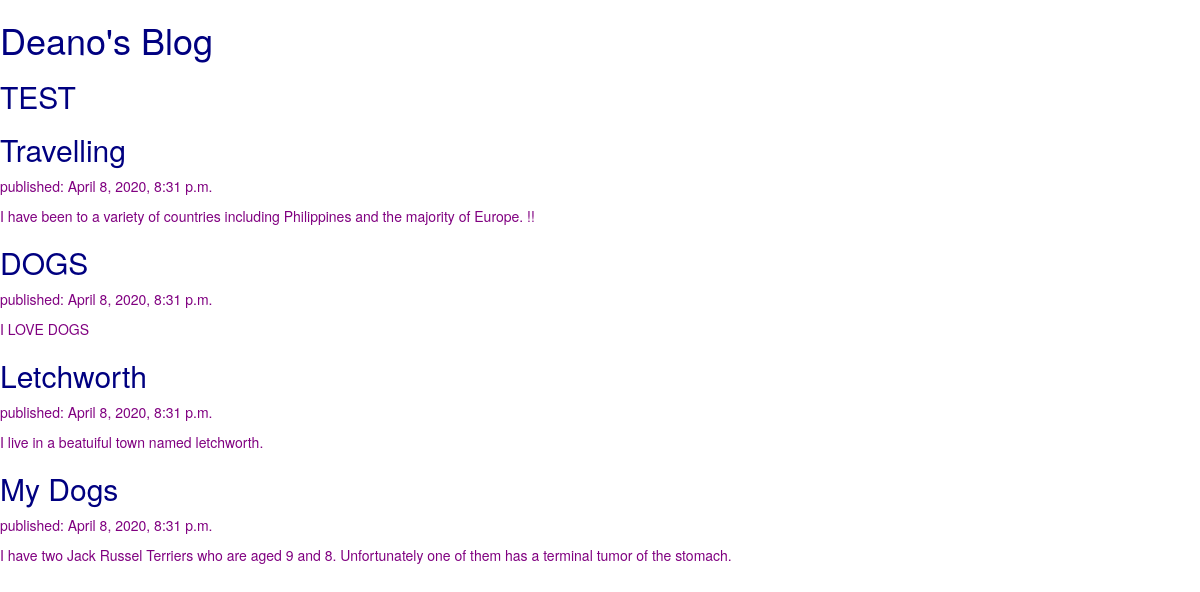
/, run on an earlier commit of the app's database.
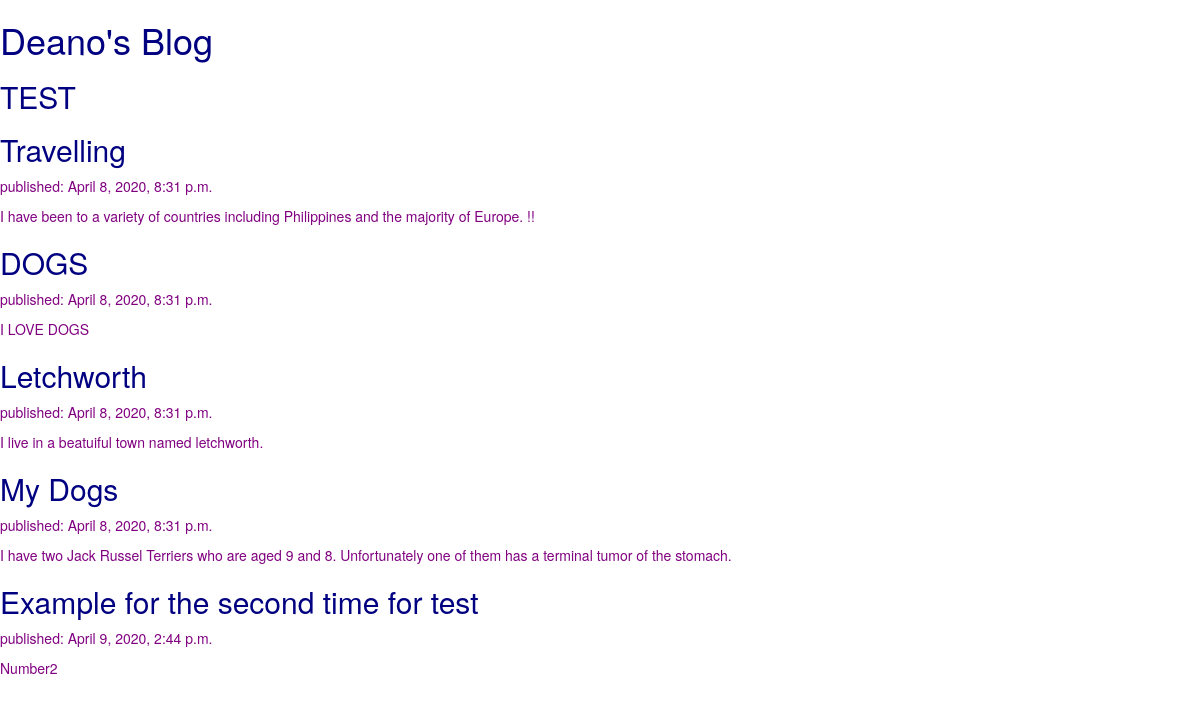
And on a later commit of the database.
### blog/models.py (models this page shows, shortened)
class Post(models.Model):
    author = models.ForeignKey(settings.AUTH_USER_MODEL, on_delete=models.CASCADE)
    title = models.CharField(max_length=200)
    text = models.TextField()
    created_date = models.DateTimeField(default=timezone.now)
    published_date = models.DateTimeField(blank=True, null=True)

### blog/views.py (the view)
# urls.py: path('', views.post_list, name='post_list'),
def post_list(request):
    posts = Post.objects.filter(published_date__lte=timezone.now()).order_by('published_date')
    return render(request, 'blog/post_list.html', {'posts': posts})

### blog/templates/blog/post_list.html (shortened to what this page needs)
{% load static %}
<html>
    <head>
        <link rel="stylesheet" href="//maxcdn.bootstrapcdn.com/bootstrap/3.2.0/css/bootstrap.min.css">
        <link rel="stylesheet" href="//maxcdn.bootstrapcdn.com/bootstrap/3.2.0/css/bootstrap-theme.min.css">
        <link rel="stylesheet" href="{% static 'css/blog.css' %}">
    </head>
    <body>
        <div>
            <h1><a href="/">Deano's Blog</a></h1>
        </div>
        <div>
            <h2><a href="/">TEST</a></h2>
        </div>
        {% for post in posts %}
            <div>
                <h2><a href="">{{ post.title }}</a></h2>
                <p>published: {{ post.published_date }}</p>
                <p>{{ post.text|linebreaksbr }}</p>
            </div>
        {% endfor %}
    </body>
</html>

What changed in the data, as far as the page shows it:
added Post: title "Example for the second time for test", published_date "April 9, 2020, 2:44 p.m.", text "Number2"
